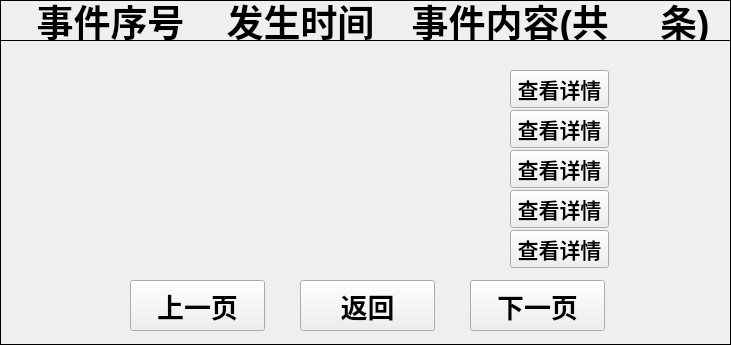
   <widget class="QFrame" name="frame">
    <property name="geometry">
     <rect>
      <x>35</x>
      <y>25</y>
      <width>731</width>
      <height>345</height>
     </rect>
    </property>
    <property name="styleSheet">
     <string notr="true">background-image: url(:/background/qrc/background/bk-potevio-t1.png);</string>
    </property>
    <property name="frameShape">
     <enum>QFrame::Panel</enum>
    </property>
    <property name="frameShadow">
     <enum>QFrame::Plain</enum>
    </property>
    <widget class="QLabel" name="label_4">
     <property name="geometry">
      <rect>
       <x>0</x>
       <y>0</y>
       <width>731</width>
       <height>41</height>
      </rect>
     </property>
     <property name="font">
      <font>
       <pointsize>30</pointsize>
       <weight>75</weight>
       <italic>false</italic>
       <bold>true</bold>
      </font>
     </property>
     <property name="layoutDirection">
      <enum>Qt::LeftToRight</enum>
     </property>
     <property name="styleSheet">
      <string notr="true">background-image: url(:/background/qrc/background/back.png);</string>
     </property>
     <property name="frameShape">
      <enum>QFrame::Panel</enum>
     </property>
     <property name="text">
      <string/>
     </property>
     <property name="alignment">
      <set>Qt::AlignLeading|Qt::AlignLeft|Qt::AlignVCenter</set>
     </property>
    </widget>
    <widget class="QLabel" name="label_num">
     <property name="geometry">
      <rect>
       <x>80</x>
       <y>70</y>
       <width>51</width>
       <height>31</height>
      </rect>
     </property>
     <property name="font">
      <font>
       <pointsize>25</pointsize>
       <weight>75</weight>
       <bold>true</bold>
      </font>
     </property>
     <property name="layoutDirection">
      <enum>Qt::LeftToRight</enum>
     </property>
     <property name="text">
      <string/>
     </property>
     <property name="alignment">
      <set>Qt::AlignCenter</set>
     </property>
    </widget>
    <widget class="QLabel" name="label_num_2">
     <property name="geometry">
      <rect>
       <x>80</x>
       <y>110</y>
       <width>51</width>
       <height>31</height>
      </rect>
     </property>
     <property name="font">
      <font>
       <pointsize>25</pointsize>
       <weight>75</weight>
       <bold>true</bold>
      </font>
     </property>
     <property name="layoutDirection">
      <enum>Qt::LeftToRight</enum>
     </property>
     <property name="text">
      <string/>
     </property>
     <property name="alignment">
      <set>Qt::AlignCenter</set>
     </property>
    </widget>
    <widget class="QLabel" name="label_num_3">
     <property name="geometry">
      <rect>
       <x>80</x>
       <y>150</y>
       <width>51</width>
       <height>31</height>
      </rect>
     </property>
     <property name="font">
      <font>
       <pointsize>25</pointsize>
       <weight>75</weight>
       <bold>true</bold>
      </font>
     </property>
     <property name="layoutDirection">
      <enum>Qt::LeftToRight</enum>
     </property>
     <property name="text">
      <string/>
     </property>
     <property name="alignment">
      <set>Qt::AlignCenter</set>
     </property>
    </widget>
    <widget class="QLabel" name="label_num_4">
     <property name="geometry">
      <rect>
       <x>80</x>
       <y>190</y>
       <width>51</width>
       <height>31</height>
      </rect>
     </property>
     <property name="font">
      <font>
       <pointsize>25</pointsize>
       <weight>75</weight>
       <bold>true</bold>
      </font>
     </property>
     <property name="layoutDirection">
      <enum>Qt::LeftToRight</enum>
     </property>
     <property name="text">
      <string/>
     </property>
     <property name="alignment">
      <set>Qt::AlignCenter</set>
     </property>
    </widget>
    <widget class="QLabel" name="label_num_5">
     <property name="geometry">
      <rect>
       <x>80</x>
       <y>230</y>
       <width>51</width>
       <height>31</height>
      </rect>
     </property>
     <property name="font">
      <font>
       <pointsize>25</pointsize>
       <weight>75</weight>
       <bold>true</bold>
      </font>
     </property>
     <property name="layoutDirection">
      <enum>Qt::LeftToRight</enum>
     </property>
     <property name="text">
      <string/>
     </property>
     <property name="alignment">
      <set>Qt::AlignCenter</set>
     </property>
    </widget>
    <widget class="QLabel" name="label_txt">
     <property name="geometry">
      <rect>
       <x>165</x>
       <y>70</y>
       <width>290</width>
       <height>31</height>
      </rect>
     </property>
     <property name="font">
      <font>
       <pointsize>25</pointsize>
       <weight>75</weight>
       <bold>true</bold>
      </font>
     </property>
     <property name="text">
      <string/>
     </property>
     <property name="alignment">
      <set>Qt::AlignLeading|Qt::AlignLeft|Qt::AlignVCenter</set>
     </property>
    </widget>
    <widget class="QLabel" name="label_txt_2">
     <property name="geometry">
      <rect>
       <x>165</x>
       <y>110</y>
       <width>290</width>
       <height>31</height>
      </rect>
     </property>
     <property name="font">
      <font>
       <pointsize>25</pointsize>
       <weight>75</weight>
       <bold>true</bold>
      </font>
     </property>
     <property name="text">
      <string/>
     </property>
     <property name="alignment">
      <set>Qt::AlignLeading|Qt::AlignLeft|Qt::AlignVCenter</set>
     </property>
    </widget>
    <widget class="QLabel" name="label_txt_3">
     <property name="geometry">
      <rect>
       <x>165</x>
       <y>150</y>
       <width>290</width>
       <height>31</height>
      </rect>
     </property>
     <property name="font">
      <font>
       <pointsize>25</pointsize>
       <weight>75</weight>
       <bold>true</bold>
      </font>
     </property>
     <property name="text">
      <string/>
     </property>
     <property name="alignment">
      <set>Qt::AlignLeading|Qt::AlignLeft|Qt::AlignVCenter</set>
     </property>
    </widget>
    <widget class="QLabel" name="label_txt_4">
     <property name="geometry">
      <rect>
       <x>165</x>
       <y>190</y>
       <width>290</width>
       <height>31</height>
      </rect>
     </property>
     <property name="font">
      <font>
       <pointsize>25</pointsize>
       <weight>75</weight>
       <bold>true</bold>
      </font>
     </property>
     <property name="text">
      <string/>
     </property>
     <property name="alignment">
      <set>Qt::AlignLeading|Qt::AlignLeft|Qt::AlignVCenter</set>
     </property>
    </widget>
    <widget class="QLabel" name="label_txt_5">
     <property name="geometry">
      <rect>
       <x>165</x>
       <y>230</y>
       <width>290</width>
       <height>31</height>
      </rect>
     </property>
     <property name="font">
      <font>
       <pointsize>25</pointsize>
       <weight>75</weight>
       <bold>true</bold>
      </font>
     </property>
     <property name="text">
      <string/>
     </property>
     <property name="alignment">
      <set>Qt::AlignLeading|Qt::AlignLeft|Qt::AlignVCenter</set>
     </property>
    </widget>
    <widget class="QPushButton" name="pbtn_up_2">
     <property name="geometry">
      <rect>
       <x>130</x>
       <y>280</y>
       <width>135</width>
       <height>51</height>
      </rect>
     </property>
     <property name="font">
      <font>
       <pointsize>20</pointsize>
       <weight>75</weight>
       <bold>true</bold>
      </font>
     </property>
     <property name="focusPolicy">
      <enum>Qt::NoFocus</enum>
     </property>
     <property name="styleSheet">
      <string notr="true">border-image: url(:/icon/qrc/keyboard-b/btn_bg.png);</string>
     </property>
     <property name="text">
      <string>上一页</string>
     </property>
    </widget>
    <widget class="QPushButton" name="pbtn_back_2">
     <property name="geometry">
      <rect>
       <x>300</x>
       <y>280</y>
       <width>135</width>
       <height>51</height>
      </rect>
     </property>
     <property name="font">
      <font>
       <pointsize>20</pointsize>
       <weight>75</weight>
       <bold>true</bold>
      </font>
     </property>
     <property name="focusPolicy">
      <enum>Qt::NoFocus</enum>
     </property>
     <property name="styleSheet">
      <string notr="true">border-image: url(:/icon/qrc/keyboard-b/btn_bg.png);</string>
     </property>
     <property name="text">
      <string>返回</string>
     </property>
    </widget>
    <widget class="QPushButton" name="pbtn_down_2">
     <property name="geometry">
      <rect>
       <x>470</x>
       <y>280</y>
       <width>135</width>
       <height>51</height>
      </rect>
     </property>
     <property name="font">
      <font>
       <pointsize>20</pointsize>
       <weight>75</weight>
       <bold>true</bold>
      </font>
     </property>
     <property name="focusPolicy">
      <enum>Qt::NoFocus</enum>
     </property>
     <property name="styleSheet">
      <string notr="true">border-image: url(:/icon/qrc/keyboard-b/btn_bg.png);</string>
     </property>
     <property name="text">
      <string>下一页</string>
     </property>
    </widget>
    <widget class="QLabel" name="lbl_num">
     <property name="geometry">
      <rect>
       <x>20</x>
       <y>0</y>
       <width>181</width>
       <height>41</height>
      </rect>
     </property>
     <property name="font">
      <font>
       <pointsize>28</pointsize>
       <weight>75</weight>
       <bold>true</bold>
      </font>
     </property>
     <property name="text">
      <string>事件序号</string>
     </property>
     <property name="alignment">
      <set>Qt::AlignCenter</set>
     </property>
    </widget>
    <widget class="QLabel" name="lbl_time">
     <property name="geometry">
      <rect>
       <x>210</x>
       <y>0</y>
       <width>181</width>
       <height>41</height>
      </rect>
     </property>
     <property name="font">
      <font>
       <pointsize>28</pointsize>
       <weight>75</weight>
       <bold>true</bold>
      </font>
     </property>
     <property name="text">
      <string>发生时间</string>
     </property>
     <property name="alignment">
      <set>Qt::AlignCenter</set>
     </property>
    </widget>
    <widget class="QLabel" name="lbl_infor">
     <property name="geometry">
      <rect>
       <x>400</x>
       <y>0</y>
       <width>321</width>
       <height>41</height>
      </rect>
     </property>
     <property name="font">
      <font>
       <pointsize>28</pointsize>
       <weight>75</weight>
       <bold>true</bold>
      </font>
     </property>
     <property name="text">
      <string>事件内容(共     条)</string>
     </property>
     <property name="alignment">
      <set>Qt::AlignCenter</set>
     </property>
    </widget>
    <widget class="QPushButton" name="pbtn_1">
     <property name="geometry">
      <rect>
       <x>510</x>
       <y>70</y>
       <width>99</width>
       <height>38</height>
      </rect>
     </property>
     <property name="font">
      <font>
       <pointsize>16</pointsize>
       <weight>75</weight>
       <bold>true</bold>
      </font>
     </property>
     <property name="focusPolicy">
      <enum>Qt::NoFocus</enum>
     </property>
     <property name="styleSheet">
      <string notr="true">border-image: url(:/icon/qrc/keyboard-b/button-02.png);</string>
     </property>
     <property name="text">
      <string>查看详情</string>
     </property>
    </widget>
    <widget class="QPushButton" name="pbtn_2">
     <property name="geometry">
      <rect>
       <x>510</x>
       <y>110</y>
       <width>99</width>
       <height>38</height>
      </rect>
     </property>
     <property name="font">
      <font>
       <pointsize>16</pointsize>
       <weight>75</weight>
       <bold>true</bold>
      </font>
     </property>
     <property name="focusPolicy">
      <enum>Qt::NoFocus</enum>
     </property>
     <property name="styleSheet">
      <string notr="true">border-image: url(:/icon/qrc/keyboard-b/button-02.png);</string>
     </property>
     <property name="text">
      <string>查看详情</string>
     </property>
    </widget>
    <widget class="QPushButton" name="pbtn_3">
     <property name="geometry">
      <rect>
       <x>510</x>
       <y>150</y>
       <width>99</width>
       <height>38</height>
      </rect>
     </property>
     <property name="font">
      <font>
       <pointsize>16</pointsize>
       <weight>75</weight>
       <bold>true</bold>
      </font>
     </property>
     <property name="focusPolicy">
      <enum>Qt::NoFocus</enum>
     </property>
     <property name="styleSheet">
      <string notr="true">border-image: url(:/icon/qrc/keyboard-b/button-02.png);</string>
     </property>
     <property name="text">
      <string>查看详情</string>
     </property>
    </widget>
    <widget class="QPushButton" name="pbtn_4">
     <property name="geometry">
      <rect>
       <x>510</x>
       <y>190</y>
       <width>99</width>
       <height>38</height>
      </rect>
     </property>
     <property name="font">
      <font>
       <pointsize>16</pointsize>
       <weight>75</weight>
       <bold>true</bold>
      </font>
     </property>
     <property name="focusPolicy">
      <enum>Qt::NoFocus</enum>
     </property>
     <property name="styleSheet">
      <string notr="true">border-image: url(:/icon/qrc/keyboard-b/button-02.png);</string>
     </property>
     <property name="text">
      <string>查看详情</string>
     </property>
    </widget>
    <widget class="QPushButton" name="pbtn_5">
     <property name="geometry">
      <rect>
       <x>510</x>
       <y>230</y>
       <width>99</width>
       <height>38</height>
      </rect>
     </property>
     <property name="font">
      <font>
       <pointsize>16</pointsize>
       <weight>75</weight>
       <bold>true</bold>
      </font>
     </property>
     <property name="focusPolicy">
      <enum>Qt::NoFocus</enum>
     </property>
     <property name="styleSheet">
      <string notr="true">border-image: url(:/icon/qrc/keyboard-b/button-02.png);</string>
     </property>
     <property name="text">
      <string>查看详情</string>
     </property>
    </widget>
    <widget class="QLabel" name="lbl_errnum">
     <property name="geometry">
      <rect>
       <x>580</x>
       <y>0</y>
       <width>71</width>
       <height>41</height>
      </rect>
     </property>
     <property name="font">
      <font>
       <pointsize>20</pointsize>
       <weight>75</weight>
       <bold>true</bold>
      </font>
     </property>
     <property name="text">
      <string/>
     </property>
     <property name="alignment">
      <set>Qt::AlignCenter</set>
     </property>
    </widget>
   </widget>
